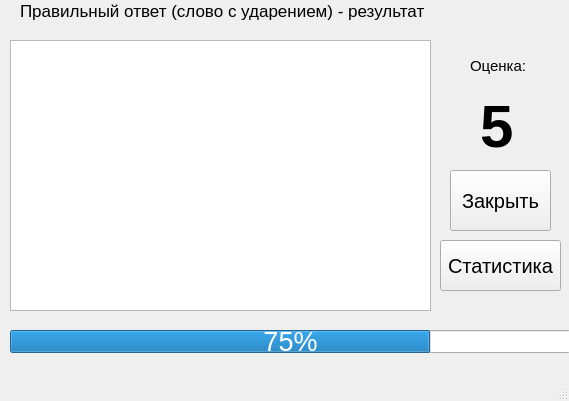
<?xml version="1.0" encoding="UTF-8"?>
<ui version="4.0">
 <class>MainWindow</class>
 <widget class="QMainWindow" name="MainWindow">
  <property name="geometry">
   <rect>
    <x>0</x>
    <y>0</y>
    <width>569</width>
    <height>401</height>
   </rect>
  </property>
  <property name="windowTitle">
   <string>MainWindow</string>
  </property>
  <widget class="QWidget" name="centralwidget">
   <widget class="QProgressBar" name="progressBar">
    <property name="geometry">
     <rect>
      <x>10</x>
      <y>330</y>
      <width>561</width>
      <height>23</height>
     </rect>
    </property>
    <property name="font">
     <font>
      <pointsize>20</pointsize>
     </font>
    </property>
    <property name="toolTip">
     <string>&lt;html&gt;&lt;head/&gt;&lt;body&gt;&lt;p&gt;&lt;br/&gt;&lt;/p&gt;&lt;/body&gt;&lt;/html&gt;</string>
    </property>
    <property name="value">
     <number>75</number>
    </property>
   </widget>
   <widget class="QListView" name="listView">
    <property name="geometry">
     <rect>
      <x>10</x>
      <y>40</y>
      <width>421</width>
      <height>271</height>
     </rect>
    </property>
   </widget>
   <widget class="QLabel" name="label">
    <property name="geometry">
     <rect>
      <x>20</x>
      <y>0</y>
      <width>421</width>
      <height>21</height>
     </rect>
    </property>
    <property name="font">
     <font>
      <pointsize>13</pointsize>
     </font>
    </property>
    <property name="text">
     <string>Правильный ответ (слово с ударением) - результат</string>
    </property>
   </widget>
   <widget class="QLabel" name="label_2">
    <property name="geometry">
     <rect>
      <x>470</x>
      <y>40</y>
      <width>61</width>
      <height>51</height>
     </rect>
    </property>
    <property name="font">
     <font>
      <pointsize>11</pointsize>
     </font>
    </property>
    <property name="text">
     <string>Оценка:</string>
    </property>
   </widget>
   <widget class="QLabel" name="label_3">
    <property name="geometry">
     <rect>
      <x>480</x>
      <y>90</y>
      <width>51</width>
      <height>71</height>
     </rect>
    </property>
    <property name="font">
     <font>
      <pointsize>45</pointsize>
      <weight>75</weight>
      <italic>false</italic>
      <bold>true</bold>
     </font>
    </property>
    <property name="text">
     <string>5</string>
    </property>
   </widget>
   <widget class="QPushButton" name="pushButton">
    <property name="geometry">
     <rect>
      <x>450</x>
      <y>170</y>
      <width>101</width>
      <height>61</height>
     </rect>
    </property>
    <property name="font">
     <font>
      <pointsize>15</pointsize>
     </font>
    </property>
    <property name="text">
     <string>Закрыть</string>
    </property>
   </widget>
   <widget class="QPushButton" name="pushButton_2">
    <property name="geometry">
     <rect>
      <x>440</x>
      <y>240</y>
      <width>121</width>
      <height>51</height>
     </rect>
    </property>
    <property name="font">
     <font>
      <pointsize>15</pointsize>
     </font>
    </property>
    <property name="text">
     <string>Статистика</string>
    </property>
   </widget>
  </widget>
  <widget class="QMenuBar" name="menubar">
   <property name="geometry">
    <rect>
     <x>0</x>
     <y>0</y>
     <width>569</width>
     <height>21</height>
    </rect>
   </property>
  </widget>
  <widget class="QStatusBar" name="statusbar"/>
 </widget>
 <resources/>
 <connections/>
</ui>
